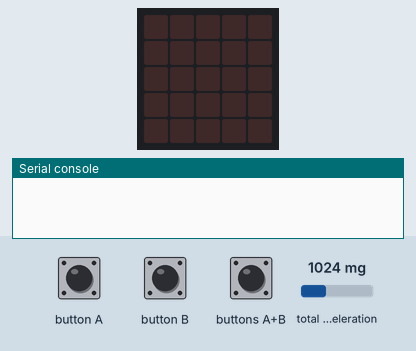
A program run on a simulated BBC micro:bit (MakeCode). Shown: the board's 5×5 LED display, the last lines printed to the serial console. The test bench sets the inputs (shaded band); at power-on: total acceleration 1024 mg. Data-log rows are listed on the console.

Above: at 1.2 s.
1.3 s: button A pressed for 0.15 s
At 2.6 s:
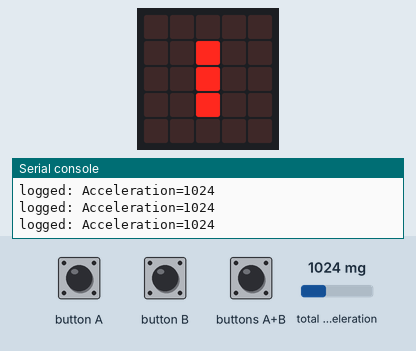
2.9 s: button B pressed for 0.15 s
At 3.7 s:
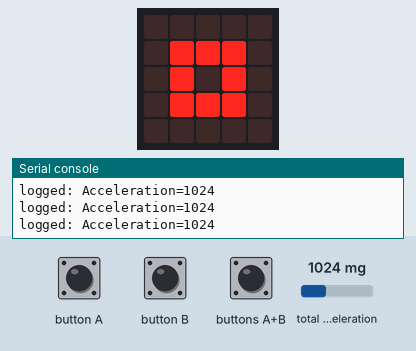
5.4 s: buttons A+B pressed for 0.15 s
At 6.2 s:
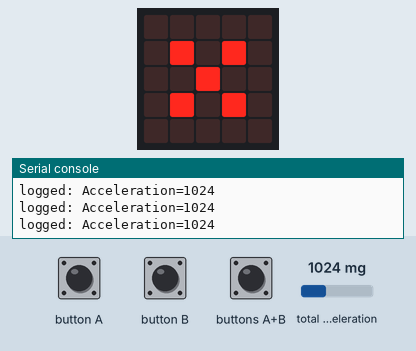
7.9 s: buttons A+B pressed for 1 s
Timing chart, 0 to 10.9 s (numbered marks = the images above; inputs shaded):
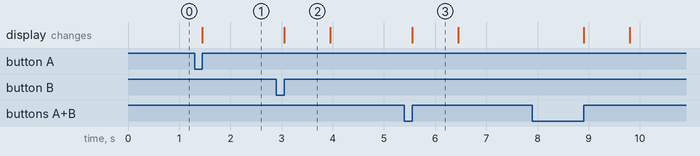

The program:

main.ts
```typescript
let datalogningStatus = 0
input.onButtonPressed(Button.A, function () {
    datalogningStatus = 1
    basic.showLeds(`
        . . . . .
        . . # . .
        . . # . .
        . . # . .
        . . . . .
        `)
})
input.onButtonPressed(Button.AB, function () {
    datalogger.deleteLog()
    basic.showLeds(`
        . . . . .
        . # . # .
        . . # . .
        . # . # .
        . . . . .
        `)
    basic.pause(500)
    basic.clearScreen()
})
input.onButtonPressed(Button.B, function () {
    if (datalogningStatus) {
        datalogningStatus = 0
        basic.showLeds(`
            . . . . .
            . # # # .
            . # . # .
            . # # # .
            . . . . .
            `)
        basic.pause(500)
        basic.clearScreen()
    }
})
loops.everyInterval(20, function () {
    if (datalogningStatus == 1) {
        datalogger.log(datalogger.createCV("Acceleration", input.acceleration(Dimension.Strength)))
    }
})
```

test.ts
```typescript
// test ender her, dette bliver ikke kompileret, når denne pakke bruges som en udvidelse.
```

Measured:
- after the input at 1.3 s, the display: changes after 0.15 s (image 1)
- after the input at 2.9 s, the display: changes after 0.15 s (image 2)
- after the input at 5.4 s, the display: changes after 0.15 s (image 3)
- what the display in image 2 shows lasts 0.9 s, from 3.1 s to 4.0 s
